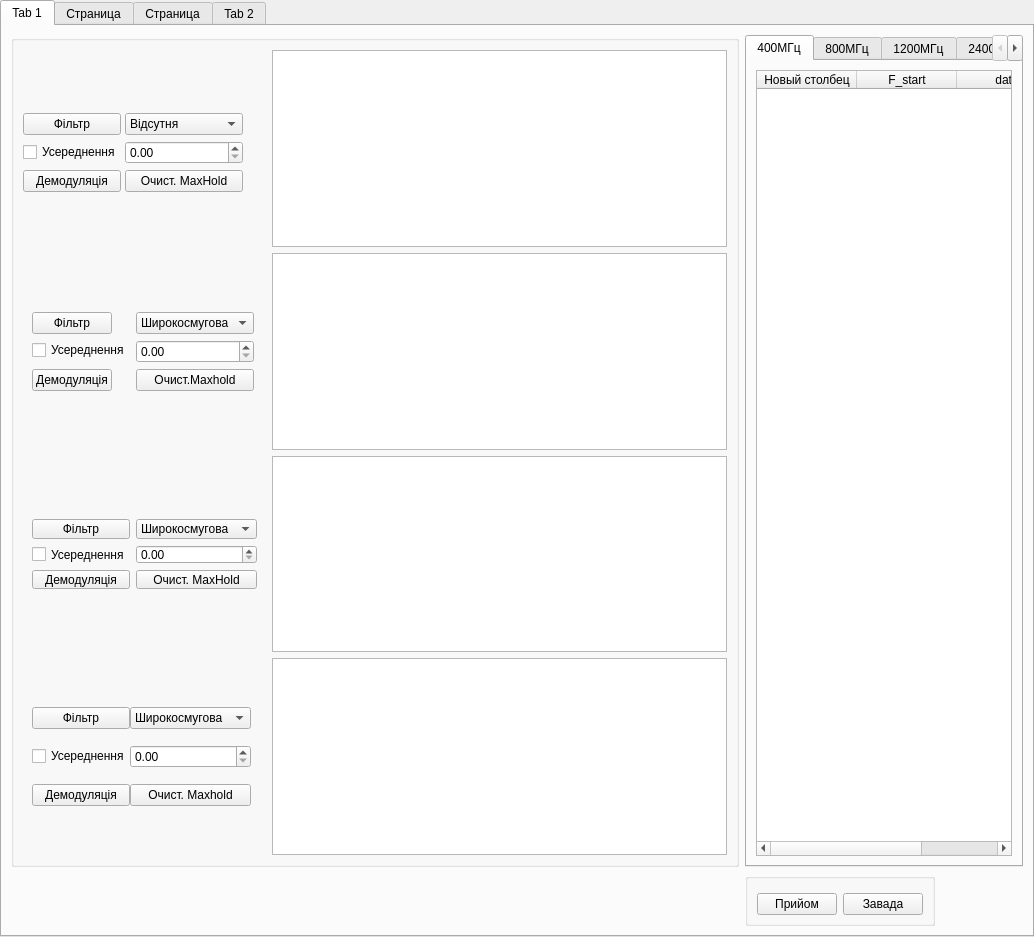
<?xml version="1.0" encoding="UTF-8"?>
<ui version="4.0">
 <class>tabWidget</class>
 <widget class="QTabWidget" name="tabWidget">
  <property name="windowModality">
   <enum>Qt::WindowModal</enum>
  </property>
  <property name="geometry">
   <rect>
    <x>0</x>
    <y>0</y>
    <width>1034</width>
    <height>937</height>
   </rect>
  </property>
  <property name="sizePolicy">
   <sizepolicy hsizetype="Fixed" vsizetype="Fixed">
    <horstretch>0</horstretch>
    <verstretch>0</verstretch>
   </sizepolicy>
  </property>
  <property name="windowTitle">
   <string>TabWidget</string>
  </property>
  <property name="currentIndex">
   <number>0</number>
  </property>
  <widget class="QWidget" name="Spectrum">
   <attribute name="title">
    <string>Tab 1</string>
   </attribute>
   <layout class="QGridLayout" name="gridLayout">
    <item row="0" column="3">
     <widget class="QTabWidget" name="horizontalTabWidget">
      <property name="sizePolicy">
       <sizepolicy hsizetype="Preferred" vsizetype="Preferred">
        <horstretch>0</horstretch>
        <verstretch>0</verstretch>
       </sizepolicy>
      </property>
      <property name="currentIndex">
       <number>0</number>
      </property>
      <widget class="QWidget" name="horizontalTabWidgetPage1">
       <attribute name="title">
        <string>400МГц</string>
       </attribute>
       <layout class="QHBoxLayout" name="horizontalLayout">
        <item>
         <widget class="QTableWidget" name="tableWidget">
          <property name="sizePolicy">
           <sizepolicy hsizetype="Preferred" vsizetype="Preferred">
            <horstretch>0</horstretch>
            <verstretch>0</verstretch>
           </sizepolicy>
          </property>
          <property name="sizeIncrement">
           <size>
            <width>0</width>
            <height>0</height>
           </size>
          </property>
          <column>
           <property name="text">
            <string>Новый столбец</string>
           </property>
          </column>
          <column>
           <property name="text">
            <string>F_start</string>
           </property>
          </column>
          <column>
           <property name="text">
            <string>data</string>
           </property>
          </column>
         </widget>
        </item>
       </layout>
      </widget>
      <widget class="QWidget" name="tab_4">
       <attribute name="title">
        <string>800МГц</string>
       </attribute>
       <widget class="QTableWidget" name="tableWidget_2">
        <property name="geometry">
         <rect>
          <x>0</x>
          <y>0</y>
          <width>301</width>
          <height>769</height>
         </rect>
        </property>
        <property name="sizePolicy">
         <sizepolicy hsizetype="Preferred" vsizetype="Preferred">
          <horstretch>0</horstretch>
          <verstretch>0</verstretch>
         </sizepolicy>
        </property>
        <property name="sizeIncrement">
         <size>
          <width>0</width>
          <height>0</height>
         </size>
        </property>
        <column>
         <property name="text">
          <string>Новый столбец</string>
         </property>
        </column>
        <column>
         <property name="text">
          <string>F_start</string>
         </property>
        </column>
        <column>
         <property name="text">
          <string>data</string>
         </property>
        </column>
       </widget>
      </widget>
      <widget class="QWidget" name="tab_5">
       <attribute name="title">
        <string>1200МГц</string>
       </attribute>
       <widget class="QTableWidget" name="tableWidget_3">
        <property name="geometry">
         <rect>
          <x>0</x>
          <y>0</y>
          <width>301</width>
          <height>769</height>
         </rect>
        </property>
        <property name="sizePolicy">
         <sizepolicy hsizetype="Preferred" vsizetype="Preferred">
          <horstretch>0</horstretch>
          <verstretch>0</verstretch>
         </sizepolicy>
        </property>
        <property name="sizeIncrement">
         <size>
          <width>0</width>
          <height>0</height>
         </size>
        </property>
        <column>
         <property name="text">
          <string>Новый столбец</string>
         </property>
        </column>
        <column>
         <property name="text">
          <string>F_start</string>
         </property>
        </column>
        <column>
         <property name="text">
          <string>data</string>
         </property>
        </column>
       </widget>
      </widget>
      <widget class="QWidget" name="tab_6">
       <attribute name="title">
        <string>2400МГц</string>
       </attribute>
       <widget class="QTableWidget" name="tableWidget_4">
        <property name="geometry">
         <rect>
          <x>0</x>
          <y>0</y>
          <width>291</width>
          <height>769</height>
         </rect>
        </property>
        <property name="sizePolicy">
         <sizepolicy hsizetype="Preferred" vsizetype="Preferred">
          <horstretch>0</horstretch>
          <verstretch>0</verstretch>
         </sizepolicy>
        </property>
        <property name="sizeIncrement">
         <size>
          <width>0</width>
          <height>0</height>
         </size>
        </property>
        <column>
         <property name="text">
          <string>Новый столбец</string>
         </property>
        </column>
        <column>
         <property name="text">
          <string>F_start</string>
         </property>
        </column>
        <column>
         <property name="text">
          <string>data</string>
         </property>
        </column>
       </widget>
      </widget>
      <widget class="QWidget" name="tab_7">
       <attribute name="title">
        <string>Частоти</string>
       </attribute>
      </widget>
     </widget>
    </item>
    <item row="0" column="1" colspan="2">
     <widget class="QGroupBox" name="verticalGroupBox">
      <layout class="QGridLayout" name="gridLayout_6">
       <item row="2" column="1">
        <widget class="PlotWidget" name="graphicsView2400">
         <property name="cursor" stdset="0">
          <cursorShape>CrossCursor</cursorShape>
         </property>
         <property name="mouseTracking">
          <bool>true</bool>
         </property>
         <property name="layoutDirection">
          <enum>Qt::LeftToRight</enum>
         </property>
        </widget>
       </item>
       <item row="2" column="0">
        <widget class="QWidget" name="L_Widget" native="true">
         <property name="enabled">
          <bool>true</bool>
         </property>
         <property name="sizePolicy">
          <sizepolicy hsizetype="Fixed" vsizetype="Fixed">
           <horstretch>0</horstretch>
           <verstretch>0</verstretch>
          </sizepolicy>
         </property>
         <property name="maximumSize">
          <size>
           <width>16777214</width>
           <height>88</height>
          </size>
         </property>
         <property name="autoFillBackground">
          <bool>false</bool>
         </property>
         <layout class="QGridLayout" name="gridLayout_4">
          <item row="0" column="1">
           <widget class="QComboBox" name="comboBox_L">
            <item>
             <property name="text">
              <string>Широкосмугова</string>
             </property>
            </item>
            <item>
             <property name="text">
              <string>Полігармоніка</string>
             </property>
            </item>
            <item>
             <property name="text">
              <string>Повторювальна</string>
             </property>
            </item>
           </widget>
          </item>
          <item row="0" column="0">
           <widget class="QPushButton" name="pushButton_L">
            <property name="text">
             <string>Фільтр</string>
            </property>
           </widget>
          </item>
          <item row="1" column="1">
           <widget class="QDoubleSpinBox" name="doubleSpinBox_L"/>
          </item>
          <item row="1" column="0">
           <widget class="QCheckBox" name="checkBox_L">
            <property name="text">
             <string>Усереднення</string>
            </property>
           </widget>
          </item>
          <item row="2" column="0">
           <widget class="QPushButton" name="pushButton_4">
            <property name="text">
             <string>Демодуляція</string>
            </property>
           </widget>
          </item>
          <item row="2" column="1">
           <widget class="QPushButton" name="pushButton_5">
            <property name="text">
             <string>Очист. MaxHold</string>
            </property>
           </widget>
          </item>
         </layout>
        </widget>
       </item>
       <item row="1" column="1">
        <widget class="PlotWidget" name="graphicsView800">
         <property name="cursor" stdset="0">
          <cursorShape>CrossCursor</cursorShape>
         </property>
         <property name="mouseTracking">
          <bool>true</bool>
         </property>
        </widget>
       </item>
       <item row="0" column="1">
        <widget class="PlotWidget" name="graphicsView400">
         <property name="cursor" stdset="0">
          <cursorShape>CrossCursor</cursorShape>
         </property>
         <property name="mouseTracking">
          <bool>true</bool>
         </property>
        </widget>
       </item>
       <item row="0" column="0">
        <widget class="QWidget" name="UHF_Wiget" native="true">
         <property name="sizePolicy">
          <sizepolicy hsizetype="Fixed" vsizetype="Fixed">
           <horstretch>0</horstretch>
           <verstretch>0</verstretch>
          </sizepolicy>
         </property>
         <property name="focusPolicy">
          <enum>Qt::NoFocus</enum>
         </property>
         <property name="layoutDirection">
          <enum>Qt::LeftToRight</enum>
         </property>
         <layout class="QGridLayout" name="gridLayout_5">
          <property name="leftMargin">
           <number>0</number>
          </property>
          <property name="bottomMargin">
           <number>0</number>
          </property>
          <property name="horizontalSpacing">
           <number>4</number>
          </property>
          <item row="0" column="0">
           <widget class="QPushButton" name="pushButton_UHF">
            <property name="text">
             <string>Фільтр</string>
            </property>
           </widget>
          </item>
          <item row="1" column="0">
           <widget class="QCheckBox" name="checkBox_UHF">
            <property name="text">
             <string>Усереднення</string>
            </property>
           </widget>
          </item>
          <item row="0" column="1">
           <widget class="QComboBox" name="comboBox_UHF">
            <property name="sizePolicy">
             <sizepolicy hsizetype="Maximum" vsizetype="Maximum">
              <horstretch>0</horstretch>
              <verstretch>0</verstretch>
             </sizepolicy>
            </property>
            <property name="maximumSize">
             <size>
              <width>16777215</width>
              <height>90</height>
             </size>
            </property>
            <item>
             <property name="text">
              <string>Відсутня</string>
             </property>
            </item>
            <item>
             <property name="text">
              <string>Широкосмугова</string>
             </property>
            </item>
           </widget>
          </item>
          <item row="1" column="1">
           <widget class="QDoubleSpinBox" name="doubleSpinBox_UHF"/>
          </item>
          <item row="2" column="0">
           <widget class="QPushButton" name="demod_400">
            <property name="text">
             <string>Демодуляцiя</string>
            </property>
           </widget>
          </item>
          <item row="2" column="1">
           <widget class="QPushButton" name="reset_maxhold">
            <property name="text">
             <string>Очист. MaxHold</string>
            </property>
           </widget>
          </item>
         </layout>
        </widget>
       </item>
       <item row="3" column="0">
        <widget class="QWidget" name="S_Widget" native="true">
         <property name="sizePolicy">
          <sizepolicy hsizetype="Fixed" vsizetype="Fixed">
           <horstretch>0</horstretch>
           <verstretch>0</verstretch>
          </sizepolicy>
         </property>
         <layout class="QGridLayout" name="gridLayout_3">
          <property name="sizeConstraint">
           <enum>QLayout::SetDefaultConstraint</enum>
          </property>
          <property name="horizontalSpacing">
           <number>0</number>
          </property>
          <property name="verticalSpacing">
           <number>16</number>
          </property>
          <item row="1" column="1">
           <widget class="QComboBox" name="comboBox_S">
            <item>
             <property name="text">
              <string>Широкосмугова</string>
             </property>
            </item>
            <item>
             <property name="text">
              <string>Прицільна</string>
             </property>
            </item>
            <item>
             <property name="text">
              <string>Повторювальна</string>
             </property>
            </item>
           </widget>
          </item>
          <item row="1" column="0">
           <widget class="QPushButton" name="pushButton_S">
            <property name="text">
             <string>Фільтр</string>
            </property>
           </widget>
          </item>
          <item row="2" column="0">
           <widget class="QCheckBox" name="checkBox_S">
            <property name="text">
             <string>Усереднення</string>
            </property>
           </widget>
          </item>
          <item row="2" column="1">
           <widget class="QDoubleSpinBox" name="doubleSpinBox_S"/>
          </item>
          <item row="3" column="0">
           <widget class="QPushButton" name="pushButton_6">
            <property name="text">
             <string>Демодуляція</string>
            </property>
           </widget>
          </item>
          <item row="3" column="1">
           <widget class="QPushButton" name="pushButton_7">
            <property name="text">
             <string>Очист. Maxhold</string>
            </property>
           </widget>
          </item>
         </layout>
        </widget>
       </item>
       <item row="1" column="0">
        <widget class="QWidget" name="UHF_L_Widget" native="true">
         <property name="sizePolicy">
          <sizepolicy hsizetype="Fixed" vsizetype="Fixed">
           <horstretch>0</horstretch>
           <verstretch>0</verstretch>
          </sizepolicy>
         </property>
         <layout class="QFormLayout" name="formLayout">
          <property name="fieldGrowthPolicy">
           <enum>QFormLayout::AllNonFixedFieldsGrow</enum>
          </property>
          <item row="0" column="0">
           <widget class="QPushButton" name="pushButton_UHF_L">
            <property name="text">
             <string>Фільтр</string>
            </property>
           </widget>
          </item>
          <item row="0" column="1">
           <widget class="QComboBox" name="comboBox_UHF_L">
            <item>
             <property name="text">
              <string>Широкосмугова</string>
             </property>
            </item>
           </widget>
          </item>
          <item row="1" column="0">
           <widget class="QCheckBox" name="checkBox_UHF_L">
            <property name="text">
             <string>Усереднення</string>
            </property>
           </widget>
          </item>
          <item row="1" column="1">
           <widget class="QDoubleSpinBox" name="doubleSpinBox_UHF_L"/>
          </item>
          <item row="2" column="0">
           <widget class="QPushButton" name="pushButton">
            <property name="text">
             <string>Демодуляція</string>
            </property>
           </widget>
          </item>
          <item row="2" column="1">
           <widget class="QPushButton" name="pushButton_3">
            <property name="text">
             <string>Очист.Maxhold</string>
            </property>
           </widget>
          </item>
         </layout>
        </widget>
       </item>
       <item row="3" column="1">
        <widget class="PlotWidget" name="graphicsView1000">
         <property name="sizePolicy">
          <sizepolicy hsizetype="Expanding" vsizetype="Expanding">
           <horstretch>0</horstretch>
           <verstretch>0</verstretch>
          </sizepolicy>
         </property>
         <property name="cursor" stdset="0">
          <cursorShape>CrossCursor</cursorShape>
         </property>
         <property name="mouseTracking">
          <bool>true</bool>
         </property>
        </widget>
       </item>
      </layout>
     </widget>
    </item>
    <item row="1" column="3">
     <widget class="QGroupBox" name="verticalGroupBox">
      <property name="enabled">
       <bool>true</bool>
      </property>
      <property name="sizePolicy">
       <sizepolicy hsizetype="Fixed" vsizetype="Fixed">
        <horstretch>0</horstretch>
        <verstretch>0</verstretch>
       </sizepolicy>
      </property>
      <property name="minimumSize">
       <size>
        <width>10</width>
        <height>53</height>
       </size>
      </property>
      <property name="sizeIncrement">
       <size>
        <width>0</width>
        <height>0</height>
       </size>
      </property>
      <property name="mouseTracking">
       <bool>false</bool>
      </property>
      <property name="toolTip">
       <string notr="true"/>
      </property>
      <property name="statusTip">
       <string notr="true"/>
      </property>
      <property name="whatsThis">
       <string notr="true"/>
      </property>
      <property name="accessibleName">
       <string notr="true"/>
      </property>
      <property name="accessibleDescription">
       <string notr="true"/>
      </property>
      <property name="autoFillBackground">
       <bool>false</bool>
      </property>
      <property name="checkable">
       <bool>false</bool>
      </property>
      <property name="checked">
       <bool>false</bool>
      </property>
      <layout class="QGridLayout" name="gridLayout_2">
       <property name="bottomMargin">
        <number>3</number>
       </property>
       <item row="0" column="0">
        <widget class="QPushButton" name="reciev">
         <property name="text">
          <string>Прийом</string>
         </property>
        </widget>
       </item>
       <item row="0" column="1">
        <widget class="QPushButton" name="transmitt">
         <property name="text">
          <string>Завада</string>
         </property>
        </widget>
       </item>
      </layout>
     </widget>
    </item>
   </layout>
   <zorder>verticalGroupBox</zorder>
   <zorder>verticalGroupBox</zorder>
   <zorder>horizontalTabWidget</zorder>
  </widget>
  <widget class="QWidget" name="tab_2">
   <attribute name="title">
    <string>Страница</string>
   </attribute>
   <layout class="QVBoxLayout" name="verticalLayout">
    <item>
     <widget class="PlotWidget" name="graphicsView"/>
    </item>
    <item>
     <widget class="PlotWidget" name="graphicsView_2">
      <property name="minimumSize">
       <size>
        <width>1012</width>
        <height>440</height>
       </size>
      </property>
     </widget>
    </item>
   </layout>
  </widget>
  <widget class="QWidget" name="tab_3">
   <attribute name="title">
    <string>Страница</string>
   </attribute>
  </widget>
  <widget class="QWidget" name="tab">
   <attribute name="title">
    <string>Tab 2</string>
   </attribute>
  </widget>
 </widget>
 <customwidgets>
  <customwidget>
   <class>PlotWidget</class>
   <extends>QGraphicsView</extends>
   <header>pyqtgraph</header>
  </customwidget>
 </customwidgets>
 <resources/>
 <connections/>
</ui>
